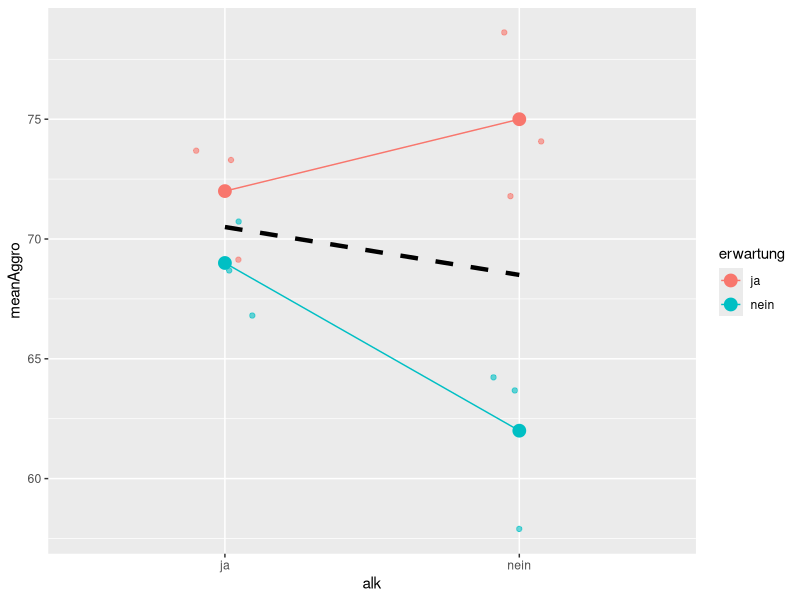
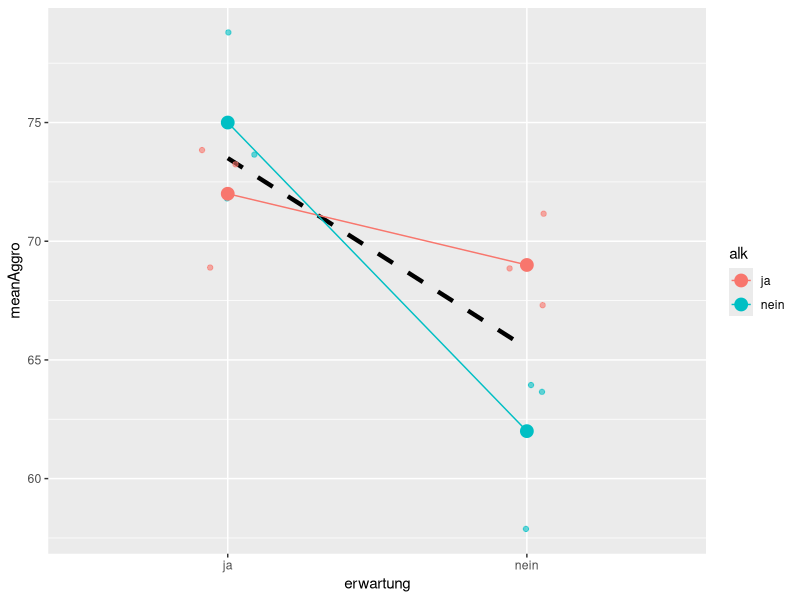
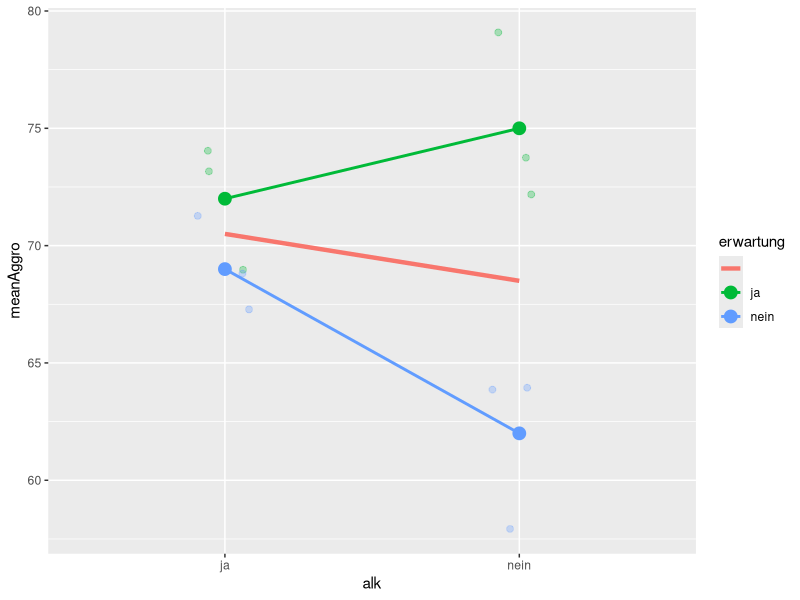
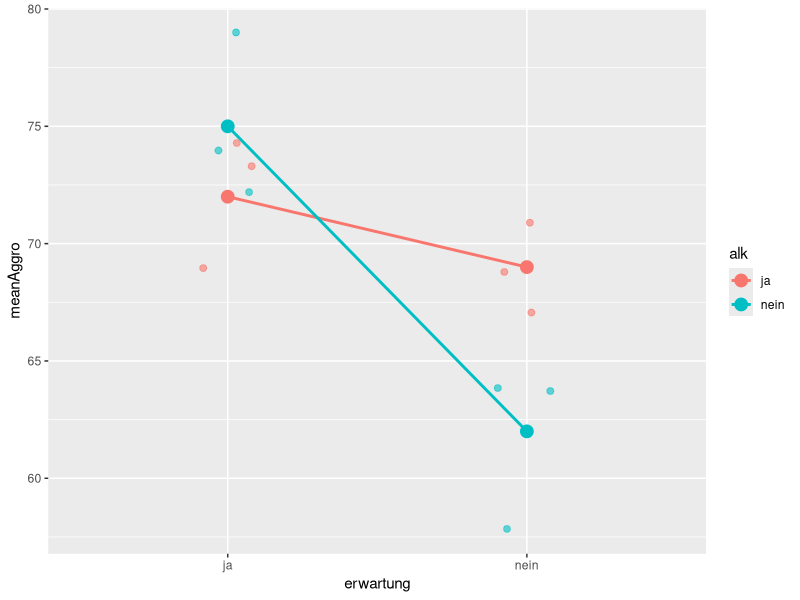

Write R code to recreate these figures, in order.
### Zweifaktorielle Varianzanalyse ###

## Alkoholbeispiel ## 

aggro <- c(69,73,74,74,79,72,71,69,67,64,58,64)

alk <- c(rep('ja', each = 3), rep('nein', each = 3))

erwartung <- c(rep('ja', each = 6), rep('nein', each = 6))

df <- data.frame(aggro, alk, erwartung)

library(dplyr)

summarised_df <- df %>%
  group_by(alk, erwartung) %>%
  summarise(meanAggro = mean(aggro))

main_effect_alk <- df %>%
  group_by(alk) %>%
  summarise(meanAggro = mean(aggro))

main_effect_erwartung <- df %>%
  group_by(erwartung) %>%
  summarise(meanAggro = mean(aggro))

library(ggplot2)

effects_plot1 <- summarised_df %>%
  ggplot(aes(x= alk, y = meanAggro, color = erwartung, group = erwartung)) +
  geom_point(size = 4) + 
  geom_line(size = 1) +
  geom_jitter(data = df, alpha = 0.3, position = position_jitter(width = 0.1), size = 2, aes (x = alk, y = aggro, group = erwartung, color = erwartung)) + 
  geom_line(data = main_effect_alk, aes(x = alk, y = meanAggro, group = 1, color = ''), size = 1.5) 

effects_plot_line_1 <- ggplot(data = main_effect_alk, aes(x = alk, y = meanAggro, group = 1), size = 1.5) + 
  geom_line(size = 1.5, linetype = 2) +
  geom_jitter(alpha = 0.6, position = position_jitter(width = 0.1), 
              data = df, 
              aes(x = alk, y = aggro, color = erwartung, group = erwartung)) + 
  geom_point(data = summarised_df, size = 4, aes(x = alk, y = meanAggro, color = erwartung, group = erwartung))+
  geom_line(data = summarised_df, aes(x = alk, y = meanAggro, color = erwartung, group = erwartung))
  
    effects_plot2 <- summarised_df %>%
  ggplot(aes(x= erwartung, y = meanAggro, color = alk, group = alk)) +
  geom_point(size = 4) + 
  geom_line( size = 1) +
  geom_jitter(data = df, alpha = 0.6, position = position_jitter(width = 0.1), size = 2, aes (x = erwartung, y = aggro, group = alk, color = alk))

    
    effects_plot_line_2 <- ggplot(data = main_effect_erwartung, aes(x = erwartung, y = meanAggro, group = 1), size = 1.5) + 
      geom_line(size = 1.5, linetype = 2) +
      geom_jitter(alpha = 0.6, position = position_jitter(width = 0.1), 
                  data = df, 
                  aes(x = erwartung, y = aggro, color = alk, group = alk)) + 
      geom_point(data = summarised_df, size = 4, aes(x = erwartung, y = meanAggro, color = alk, group = alk))+
      geom_line(data = summarised_df, aes(x = erwartung, y = meanAggro, color = alk, group = alk))
    